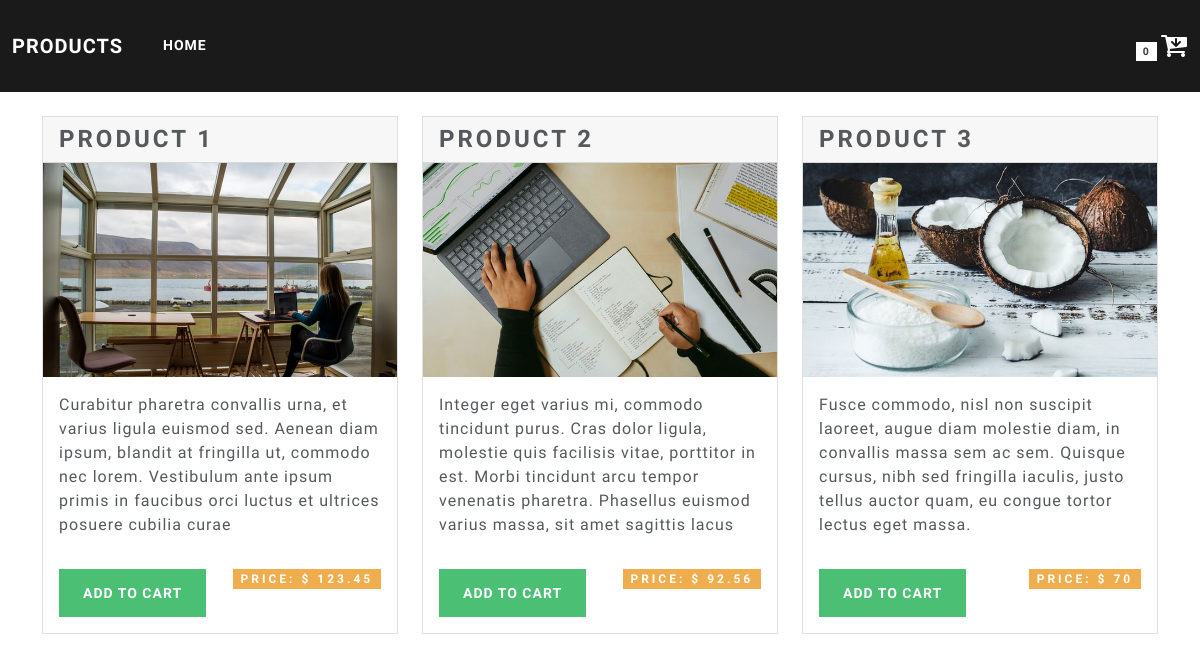
The page / on the database its author committed.
### tables this page shows
CREATE TABLE `products` (
  `id` int(11) NOT NULL,
  `image` varchar(255) NOT NULL,
  `name` varchar(255) NOT NULL,
  `description` text NOT NULL,
  `price` float NOT NULL,
  `created` datetime NOT NULL,
  `modified` datetime NOT NULL,
  `status` enum('0','1') NOT NULL
);

### application/controllers/Products.php (called while the page is built, shortened)
<?php
class Products extends CI_Controller
{
	public function __construct()
	{
		$this->load->library('cart');
		$this->load->model('Productmodel');
	}
	public function index()
	{
		$data['products'] = $this->Productmodel->getAllProducts();
		$this->load->view('products', $data);
	}
}

### index.php (called while the page is built, shortened)
<?php
require_once BASEPATH.'core/CodeIgniter.php';

### application/models/productModel.php (called while the page is built, shortened)
<?php
class Productmodel extends CI_Model
{
        public function getAllProducts()
        {
                $query = $this->db->get('products');
                return $query->result();
        }
}

### application/views/products.php (the view)
<?php include 'header.php'; ?>
<div class="container">
  <div class="row">
    <?php foreach ($products as $pro) : ?>
      <div class="col-md-4">
        <div class="card mt-4 mb-3">
          <h3 class="card-header"><?= $pro->name; ?></h3>
          <img src="<?= base_url('assets/img/').$pro->image; ?>">
          <div class="card-body">
            <p class="card-text"><?= $pro->description; ?></p>
          </div>
          <div class="card-body">
            <a href="<?= base_url('products/addtocart/').$pro->id; ?>" class="btn btn-success">Add to Cart</a>
            <h2 class="float-end badge bg-warning">Price: $ <?= $pro->price; ?></h2>
          </div>
        </div>
      </div>
    <?php endforeach; ?>
  </div>
</div>
<?php include 'footer.php'; ?>

### application/views/header.php (shortened to what this page needs)
<!DOCTYPE html>
<html lang="en">
<head>
  <link rel="stylesheet" href="https://cdnjs.cloudflare.com/ajax/libs/font-awesome/4.7.0/css/font-awesome.min.css">
  <?= link_tag('assets/css/bootstrap.min.css'); ?>
  <?= link_tag('assets/css/style.css'); ?>
</head>
<body>
  <nav class="navbar navbar-expand-lg navbar-dark bg-primary">
    <div class="container-fluid">
      <a class="navbar-brand" href="<?php echo base_url(); ?>">Products</a>
      <div class="collapse navbar-collapse" id="navbarColor01">
        <ul class="navbar-nav me-auto">
          <li class="nav-item">
            <a class="nav-link active" href="#">Home</a>
          </li>
        </ul>
        <form class="d-flex">
          <a href="<?php echo base_url('products/cart'); ?>" class="text-white text-decoration-none">
            <span class="badge bg-secondary"><?php echo $this->cart->total_items(); ?></span>
            <i class="fa fa-2x fa-cart-arrow-down" aria-hidden="true"></i>
          </a>
        </form>
      </div>
    </div>
  </nav>

### application/views/footer.php (shortened to what this page needs)
</body>
</html>

### assets/css/style.css (style rules this page uses)
* { padding: 0; margin: 0; box-sizing: border-box; }

### rows shown on the page
products: name "PRODUCT 1", image (picture), description "Curabitur pharetra convallis urna, et varius ligula euismod sed. Aenean diam ipsum, blandit at fringilla ut, commodo nec lorem. Vestibulum ante ipsum primis in faucibus orci luctus et ultrices posuere cubilia curae", price "123.45"
products: name "PRODUCT 2", image (picture), description "Integer eget varius mi, commodo tincidunt purus. Cras dolor ligula, molestie quis facilisis vitae, porttitor in est. Morbi tincidunt arcu tempor venenatis pharetra. Phasellus euismod varius massa, sit amet sagittis lacus", price "92.56"
products: name "PRODUCT 3", image (picture), description "Fusce commodo, nisl non suscipit laoreet, augue diam molestie diam, in convallis massa sem ac sem. Quisque cursus, nibh sed fringilla iaculis, justo tellus auctor quam, eu congue tortor lectus eget massa.", price "70"

### other values the page prints
$this->cart->total_items() "0"
